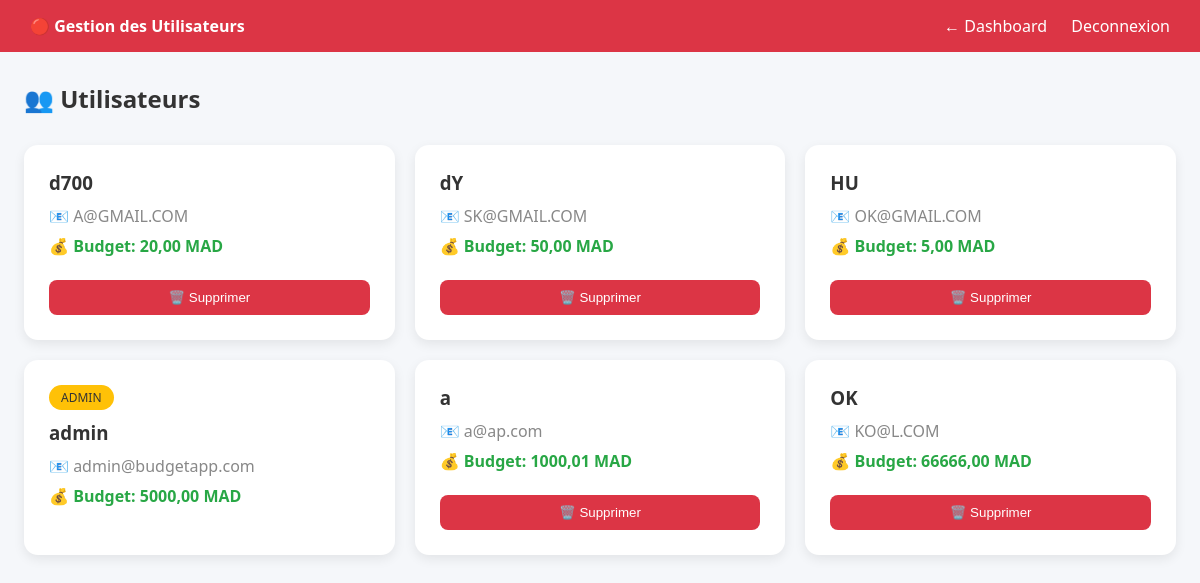
/admin-utilisateurs/ (signed in), run on the app's committed database.
### budget/models.py (models this page shows, shortened)
class Utilisateur(models.Model):
    username = models.CharField(max_length=150, unique=True)
    email = models.EmailField(unique=True)
    password = models.CharField(max_length=255)
    budgetMensuel = models.FloatField(default=0.0)
    class Meta:
        db_table = 'utilisateur'

### budget/views.py (the view)
# urls.py: path('admin-utilisateurs/', views.admin_utilisateurs, name='admin_utilisateurs'),
def admin_utilisateurs(request):
    if not request.session.get('is_admin'):
        return redirect('accueil')
    if request.method == 'POST':
        user_id = request.POST.get('user_id')
        Utilisateur.objects.filter(id=user_id).exclude(username='admin').delete()
        return redirect('admin_utilisateurs')
    users = Utilisateur.objects.all()
    return render(request, 'admin_utilisateurs.html', {'users': users})

### budget/templates/admin_utilisateurs.html (shortened to what this page needs)
<!DOCTYPE html>
<html lang="fr">
<head>
</head>
<body>
    <div class="navbar">
        <strong>🔴 Gestion des Utilisateurs</strong>
        <div>
            <a href="{% url 'admin_dashboard' %}">← Dashboard</a>
            <a href="{% url 'deconnexion' %}">Deconnexion</a>
        </div>
    </div>
    <div class="container">
        <h2>👥 Utilisateurs</h2>
        <div class="users-grid">
            {% for u in users %}
            <div class="user-card">
                {% if u.username == 'admin' %}
                <span class="admin-badge">ADMIN</span>
                {% endif %}
                <h3>{{ u.username }}</h3>
                <p>📧 {{ u.email }}</p>
                <p class="budget">💰 Budget: {{ u.budgetMensuel|floatformat:2 }} MAD</p>
                {% if u.username != 'admin' %}
                <form method="post">
                    <button type="submit" class="btn-delete" onclick="return confirm('Supprimer {{ u.username }} ?')">
                        🗑️ Supprimer
                    </button>
                </form>
                {% endif %}
            </div>
            {% endfor %}
        </div>
    </div>
</body>
</html>

### budget/templates/admin_utilisateurs.html (style rules this page uses)
* { margin: 0; padding: 0; box-sizing: border-box; }
body { font-family: 'Segoe UI', sans-serif; background: #f5f7fa; }
.navbar { background: #dc3545; color: white; padding: 15px 30px; display: flex; justify-content: space-between; }
.navbar a { color: white; text-decoration: none; margin-left: 20px; }
.container { max-width: 1200px; margin: 30px auto; padding: 0 24px; }
h2 { margin-bottom: 30px; color: #333; }
.users-grid { display: grid; grid-template-columns: repeat(auto-fill, minmax(280px, 1fr)); gap: 20px; }
.user-card { background: white; padding: 25px; border-radius: 14px; box-shadow: 0 4px 12px rgba(0,0,0,0.08); }
.user-card h3 { margin-bottom: 10px; color: #333; }
.user-card p { color: #888; margin-bottom: 8px; }
.user-card .budget { color: #28a745; font-weight: bold; }
.btn-delete { width: 100%; padding: 10px; background: #dc3545; color: white; border: none; border-radius: 8px; cursor: pointer; margin-top: 15px; }
.admin-badge { display: inline-block; padding: 4px 12px; background: #ffc107; color: #333; border-radius: 20px; font-size: 12px; margin-bottom: 10px; }

### data on the page
Utilisateur: username "d700", email "A@GMAIL.COM", budgetMensuel "20,00"
Utilisateur: username "dY", email "SK@GMAIL.COM", budgetMensuel "50,00"
Utilisateur: username "HU", email "OK@GMAIL.COM", budgetMensuel "5,00"
Utilisateur: shows "ADMIN", username "admin", email "admin@budgetapp.com", budgetMensuel "5000,00"
Utilisateur: username "a", email "a@ap.com", budgetMensuel "1000,01"
Utilisateur: username "OK", email "KO@L.COM", budgetMensuel "66666,00"
